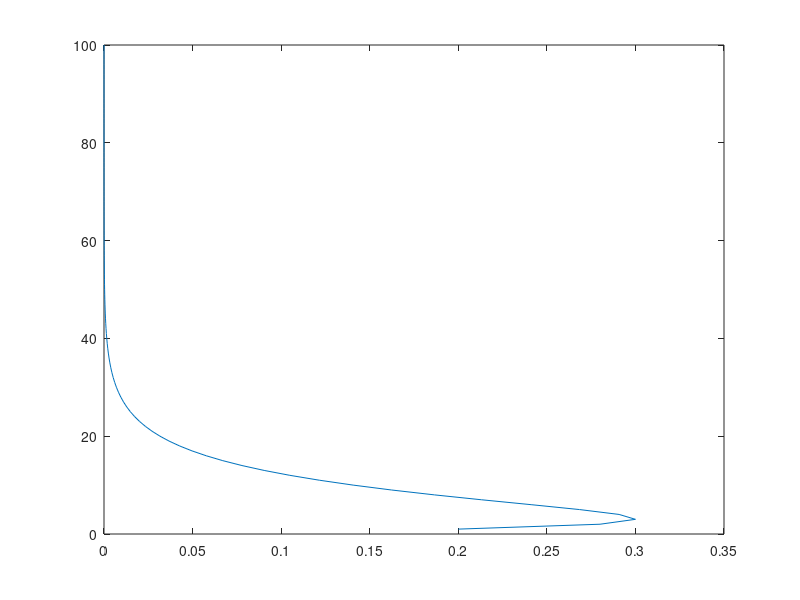
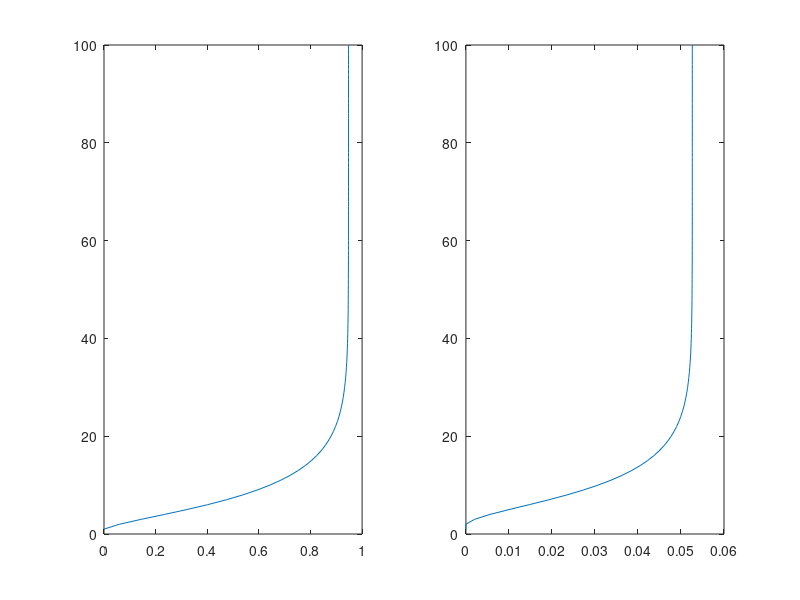

MATLAB code to generate these figures, in order:
%6. Considere a cadeia de Markov com o diagrama de transic¸ao de estados seguinte: ˜
%----

%(a) Defina em Matlab a matriz de transic¸ao de estados ˜ T, com Tij sendo a probabilidade de ir do estado
%j para o estado i num unico passo.:

T = [0.8  0  0.3 0 0
     0.2 0.6 0.2 0 0
      0  0.1 0.4 0 0
      0  0.3  0  1 0
      0   0  0.1 0 1];
%%
%(b) Fac¸a um grafico com a probabilidade de, comec¸ando no estado 1, estar no estado 2 ao fim de ´ n
%passos, com n a variar de 1 ate 100. Justifique o que observa.
n = 100;
keepP1_2 = zeros(1,n);
%keepP1_2(1,1) = T(2,1);
for i = 1:n
    temp = T^i;
    keepP1_2(i) = temp(2,1);
end

plot(keepP1_2,1:n);

%%
%(c) Fac¸a um grafico com a probabilidade de, comec¸ando no estado 1, estar no estado 3 ao fim de ´ n
%passos. Na mesma figura, fac¸a um segundo grafico com a probabilidade de, comec¸ando no estado ´
%1, estar no estado 5 ao fim de n passos. Em ambos os casos, considere n a variar de 1 ate 100. ´
%Justifique o que observa.

n = 100;
%v=[1 0 0 0 0]
keepP1_3 = zeros(1,n);
keepP1_5 = zeros(1,n);
%keepP1_2(1,1) = T(2,1);
for i = 1:n
    temp = T^i;
    temp2 = T^i;
    keepP1_3(i) = temp(4,1);
    keepP1_5(i) = temp2(5,1);
end
figure(2)
subplot(1,2,1)
plot(keepP1_3,1:n);
%figure(3)
subplot(1,2,2)
plot(keepP1_5,1:n);

%%
%(d) Determine a matriz Q
linhaT = 1:3;
colunaT = 1:3;
Q = T(linhaT,colunaT)

%%
%(e) Determine a matriz fundamental F = (I -Q)^(-1).
I = eye(size(Q));
F = inv(I - Q)
%fprintf(" F);
%%
%(f) Qual a media (valor esperado) do número de passos até a absorção começando no estado 1? E 
%começando no estado 2? E se começando no estado 4?
mAb = sum(F);
mAb1 = mAb(1);
mAb2 = mAb(2);
mAb4 = mAb(3);
fprintf("Media do números de Passos até a absorção começando no:\n");
fprintf("Estado 1 = %f\n",mAb1);
fprintf("Estado 2 = %f\n",mAb2);
fprintf("Estado 4 = %f\n",mAb4);

%%
%(g) Comec¸ando no estado 1, qual e a probabilidade de absorc¸ ´ ao do estado 3? E do estado 5? Verifique ˜
%a coerencia destes valores com o que observou na al ˆ ´ınea 6c).
numEstadoNaoAbsorventes = 3;
R=T(numEstadoNaoAbsorventes + 1:end, 1:numEstadoNaoAbsorventes);

B = R * F;
fprintf("Começando em 1, a probabiblidade de absorção ao estado 3 é = %f\n",B(1,1));
fprintf("Começando em 1, a probabiblidade de absorção ao estado 5 é = %f\n",B(2,1));





